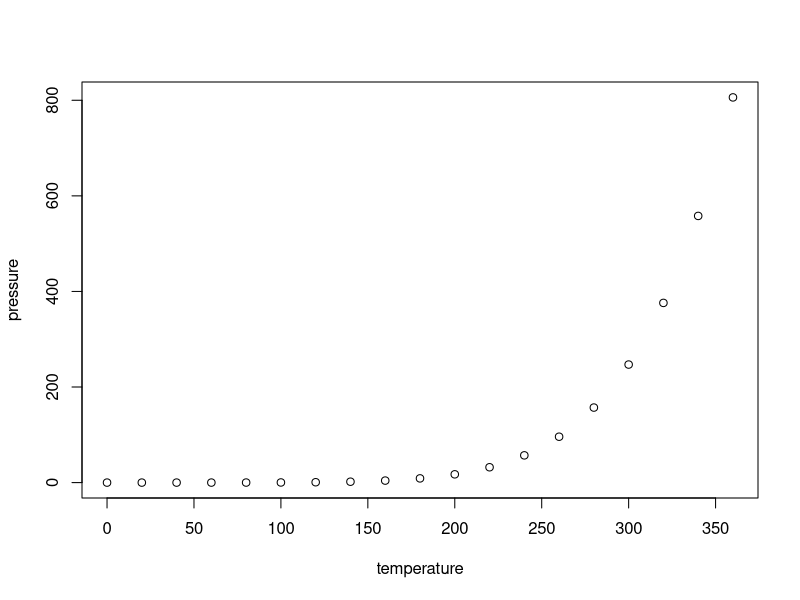
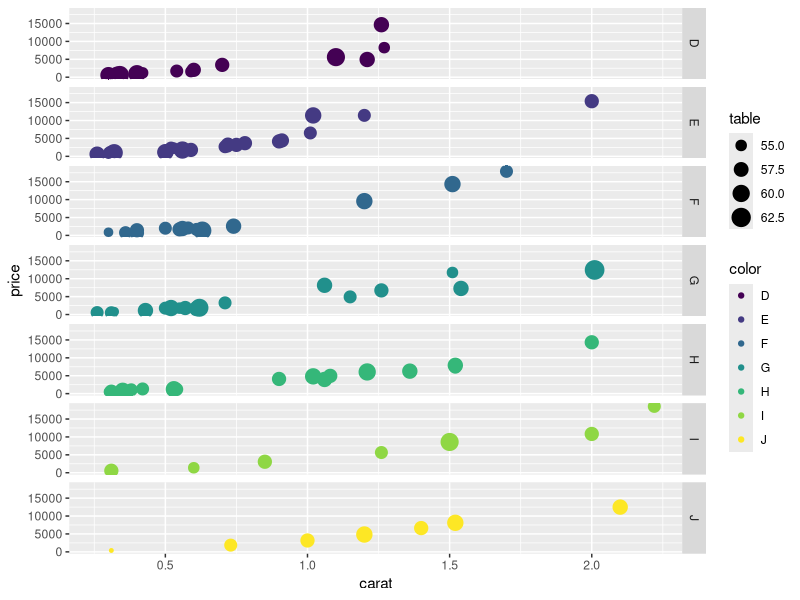

The R source for these figures, in order:
## ---- chunk 1
knitr::opts_chunk$set(echo = TRUE)
## ---- chunk 2
summary(cars)
## ---- chunk 3
plot(pressure)
## ---- chunk 4
library(ggplot2)
set.seed(100)
summary(diamonds)
diamonds_muestra <- diamonds[sample(nrow(diamonds), 100),]
qplot(carat, price, data = diamonds_muestra, color = color, size = table, facets = color ~ .)
## ---- chunk 5
notas = c(3,5,7,7,9,10,4,7,9)
media = mean(notas)
n = length(notas)
desv.tip = sd(notas)
